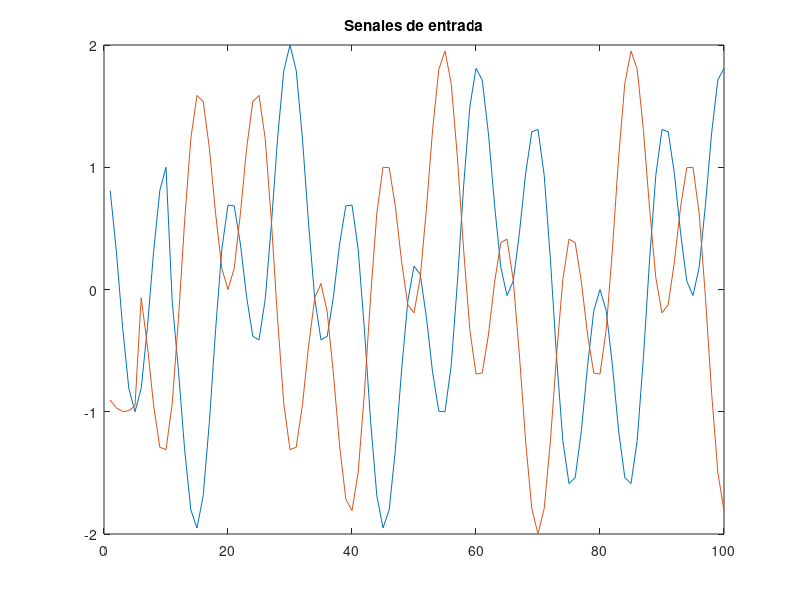
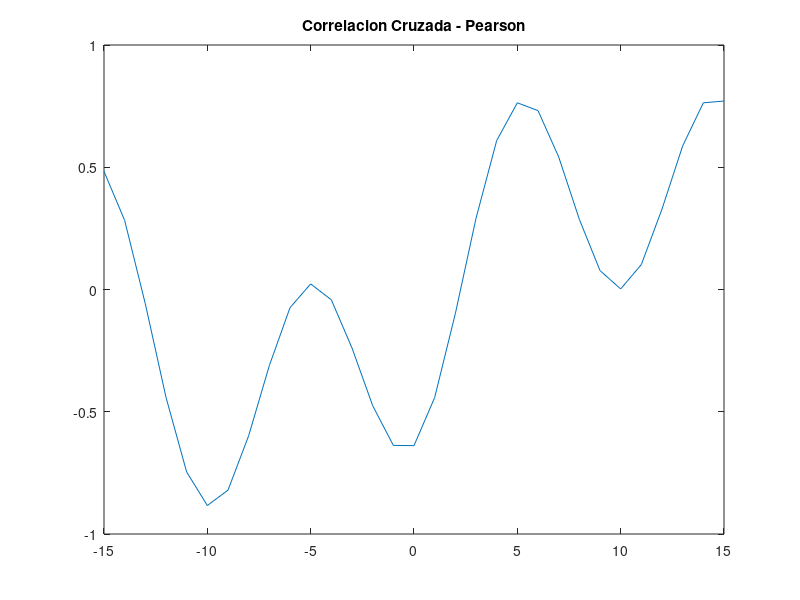
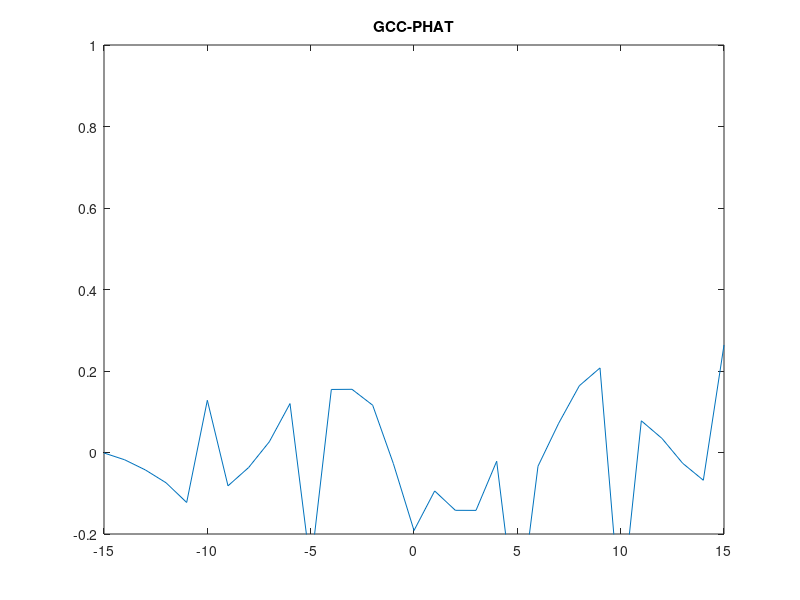

Reproduce these figures in MATLAB, in order.
% Se hace una señal completa que se puede dividir en ventanas para ver cómo se podría hacer un promedio o algo por el estilo de los delays
## Se puede poner con todos los parámetros del modelo real

max_delay = 15;                 %maximum delay possible in samples

delay_x1 = 0;                   %delay of signal 1 in mic 1
delay_x2 = 10;                  %delay of signal 2 in mic 1

delay_y1 = 5;                   %delay of signal 1 in mic 2
delay_y2 = 0;                   %delay of signal 2 in mic 2

noise_w = .5;                    %noise presence (between 0 and 1)
reverb_w = .3;                %reverb presence (between 0 and 1)

K = 100;                        %signal size in samples
%%%%%%%%

t = 1:K;                        %time vector

%original signals
%s1 = e.^(-pi*((t+1).^2)/10)+3;
s1=cos(10*2*pi*t/K);
s2=cos(3*2*pi*(t-20)/K);




%microphones (input signals)
x = [zeros(1,delay_x1) s1(1:end-delay_x1)] + [zeros(1,delay_x2) s2(1:end-delay_x2)];
y = [zeros(1,delay_y1) s1(1:end-delay_y1)] + [zeros(1,delay_y2) s2(1:end-delay_y2)];
##
######adding reverberation
##x = add_reverb(x,reverb_w);
##y = add_reverb(y,reverb_w);
##
######adding noise
##x = x + randn(1,K)*noise_w/10;
##y = y + randn(1,K)*noise_w/10;

figure(1); plot(t,x,t,y); title('Senales de entrada')

% Ver si se agarra bien el delay para señales no periódicas en los dos esquemas de PHAT y CCV
% No agarra muy bien, hay intervalos feos. Esto es como si fuera una ventana entonces se pueden usar



%%% GCC

%centering
x_c = x - mean(x);
y_c = y - mean(y);

## Aplicar WOLA a la señal de entrada antes de hacerle la transformada
##wola=sqrt(1-cos(2*pi*t/K));
##x_c=wola.*x_c;
##y_c=wola.*y_c;
##figure(4); plot(t,x_c,t,y_c);axis([0,K]); title('WOLA xy');


%fft'ing input signals
%fft'ing input signals
x_f = fft(x_c);
y_f = fft(y_c);




%cross-correlation via Pearson
ccv_f = x_f.*conj(y_f);
norm(x_c)*norm(y_c)
ccv = real(ifft(ccv_f))/(norm(x_c)*norm(y_c));
ccv = fftshift(ccv);
mid = (size(ccv,2)/2)+1;
figure(2); plot(-max_delay:max_delay,ccv(mid-max_delay:mid+max_delay)); axis([-max_delay max_delay -1 1]); title('Correlacion Cruzada - Pearson')

%cross-correlation via GCC-PHAT
ccv_fp = x_f.*conj(y_f)./(abs(x_f.*conj(y_f))); % El denominador es un vector de normas

% Para quitar los nan que vengan de un denominador igual a 0. Igual se puede agregar un offset al denominador
for i=1:length(ccv_fp)
  if isnan(ccv_fp(i))
     ccv_fp(i)=0
   endif
endfor
ccvp = real(ifft(ccv_fp));
ccvp = fftshift(ccvp);
mid = (size(ccvp,2)/2)+1;
figure(3); plot(-max_delay:max_delay,ccvp(mid-max_delay:mid+max_delay)); axis([-max_delay max_delay -0.2 1]); title('GCC-PHAT')

